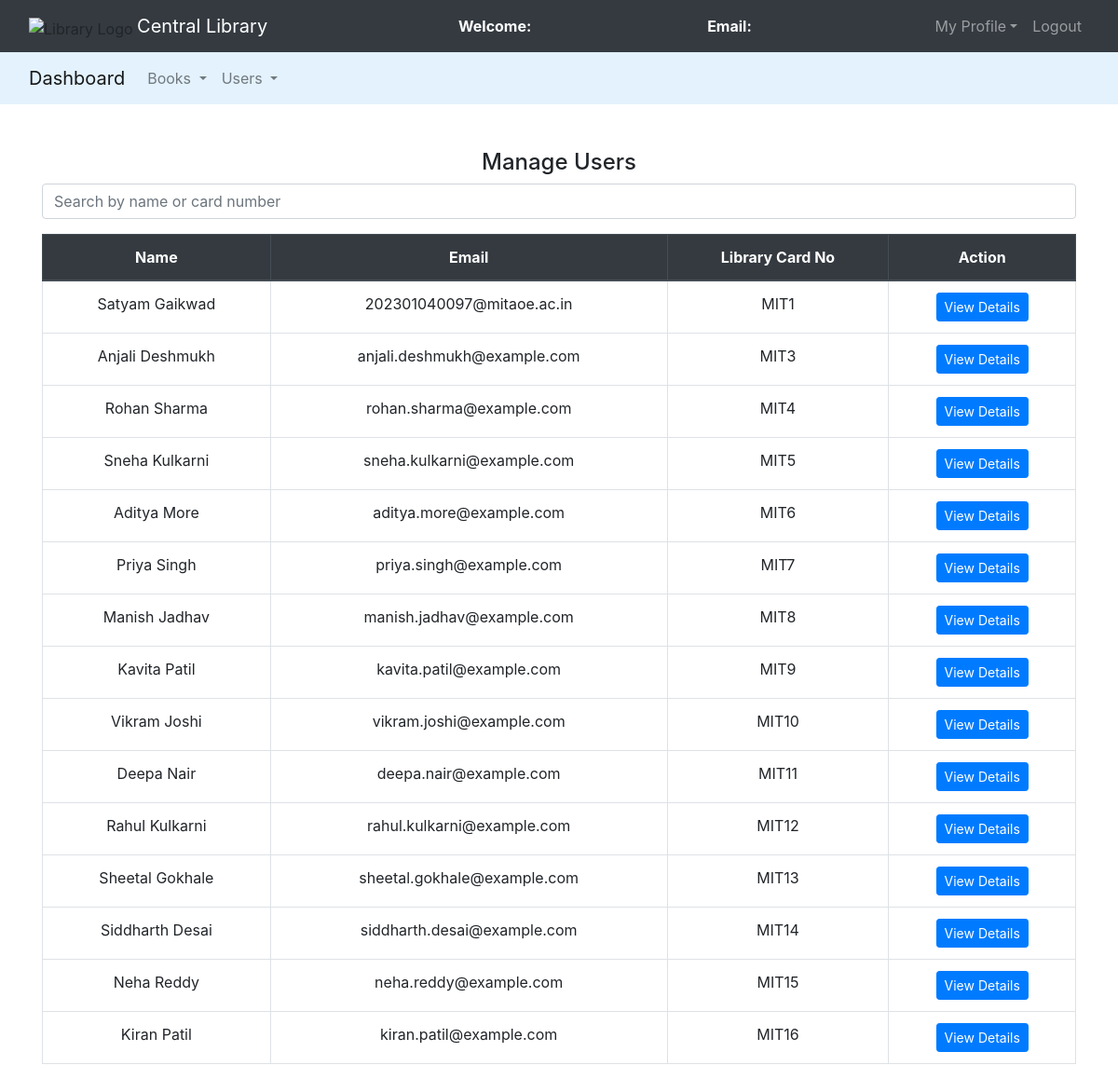
Page /admin/manage_users.php on the committed database.
### tables this page shows
CREATE TABLE `users` (
  `id` int(11) NOT NULL,
  `name` varchar(50) NOT NULL,
  `email` varchar(100) NOT NULL,
  `password` varchar(100) NOT NULL,
  `mobile` bigint(20) NOT NULL,
  `address` varchar(250) NOT NULL,
  `library_card_no` varchar(50) DEFAULT NULL,
  `fine_amount` decimal(10,2) DEFAULT 0.00,
  `created_at` timestamp NOT NULL DEFAULT current_timestamp(),
  `updated_at` timestamp NOT NULL DEFAULT current_timestamp() ON UPDATE current_timestamp()
);

### admin/manage_users.php (the view, shortened to what this page needs)
<?php
$connection = mysqli_connect("localhost", "root", "", "lms");
$query = "SELECT * FROM users";
$result = mysqli_query($connection, $query);
?>
<!DOCTYPE html>
<html>
<head>
	<link rel="stylesheet" type="text/css" href="../bootstrap-4.4.1/css/bootstrap.min.css">
	<link rel="stylesheet" href="https://cdnjs.cloudflare.com/ajax/libs/font-awesome/6.4.0/css/all.min.css" />
</head>
<body>
    <nav class="navbar navbar-expand-lg navbar-dark bg-dark">
		<div class="container-fluid">
			<div class="navbar-header">
				<img src="../images/logo.png" alt="Library Logo" height="40">
				<a class="navbar-brand" href="index.php">Central Library</a>
			</div>
			<font style="color: white"><span><strong>Welcome: <?php echo $_SESSION['name'];?></strong></span></font>
			<font style="color: white"><span><strong>Email: <?php echo $_SESSION['email'];?></strong></span></font>
			<ul class="nav navbar-nav navbar-right">
				<li class="nav-item dropdown">
					<a class="nav-link dropdown-toggle" data-toggle="dropdown">My Profile</a>
				</li>
				<li class="nav-item">
					<a class="nav-link" href="../logout.php">Logout</a>
				</li>
			</ul>
		</div>
	</nav>
	<nav class="navbar navbar-expand-lg navbar-light" style="background-color: #e3f2fd">
		<div class="container-fluid">
			<a class="navbar-brand" href="admin_dashboard.php">Dashboard</a>
			<div class="collapse navbar-collapse" id="navbarNavDropdown">
				<ul class="navbar-nav mr-auto">
					<li class="nav-item dropdown">
						<a class="nav-link dropdown-toggle" href="#" id="booksDropdown" role="button" data-toggle="dropdown">
							Books
						</a>
					</li>
					<li class="nav-item dropdown">
						<a class="nav-link dropdown-toggle" href="#" id="usersDropdown" role="button" data-toggle="dropdown">
							Users
						</a>
					</li>
				</ul>
			</div>
		</div>
	</nav><br>
<div class="container mt-4">
    <h4 class="text-center">Manage Users</h4>
    <input type="text" id="searchInput" class="form-control mb-3" placeholder="Search by name or card number" onkeyup="searchUsers()">
    <table class="table table-bordered text-center">
        <thead class="thead-dark">
            <tr>
                <th>Name</th>
                <th>Email</th>
                <th>Library Card No</th>
                <th>Action</th>
            </tr>
        </thead>
        <tbody>
        <?php while ($row = mysqli_fetch_assoc($result)): ?>
            <tr class="user-row">
                <td class="user-name"><?php echo htmlspecialchars($row['name']); ?></td>
                <td><?php echo htmlspecialchars($row['email']); ?></td>
                <td class="user-card"><?php echo htmlspecialchars($row['library_card_no']); ?></td>
                <td><a href="view_user.php?card=<?php echo urlencode($row['library_card_no']); ?>" class="btn btn-sm btn-primary">View Details</a></td>
            </tr>
        <?php endwhile; ?>
        </tbody>
    </table>
</div>
</body>
</html>

### rows in the picture
users: name "Satyam Gaikwad", email "202301040097@mitaoe.ac.in", library_card_no "MIT1"
users: name "Anjali Deshmukh", email "anjali.deshmukh@example.com", library_card_no "MIT3"
users: name "Rohan Sharma", email "rohan.sharma@example.com", library_card_no "MIT4"
users: name "Sneha Kulkarni", email "sneha.kulkarni@example.com", library_card_no "MIT5"
users: name "Aditya More", email "aditya.more@example.com", library_card_no "MIT6"
users: name "Priya Singh", email "priya.singh@example.com", library_card_no "MIT7"
users: name "Manish Jadhav", email "manish.jadhav@example.com", library_card_no "MIT8"
users: name "Kavita Patil", email "kavita.patil@example.com", library_card_no "MIT9"
users: name "Vikram Joshi", email "vikram.joshi@example.com", library_card_no "MIT10"
users: name "Deepa Nair", email "deepa.nair@example.com", library_card_no "MIT11"
users: name "Rahul Kulkarni", email "rahul.kulkarni@example.com", library_card_no "MIT12"
users: name "Sheetal Gokhale", email "sheetal.gokhale@example.com", library_card_no "MIT13"
users: name "Siddharth Desai", email "siddharth.desai@example.com", library_card_no "MIT14"
users: name "Neha Reddy", email "neha.reddy@example.com", library_card_no "MIT15"
users: name "Kiran Patil", email "kiran.patil@example.com", library_card_no "MIT16"
